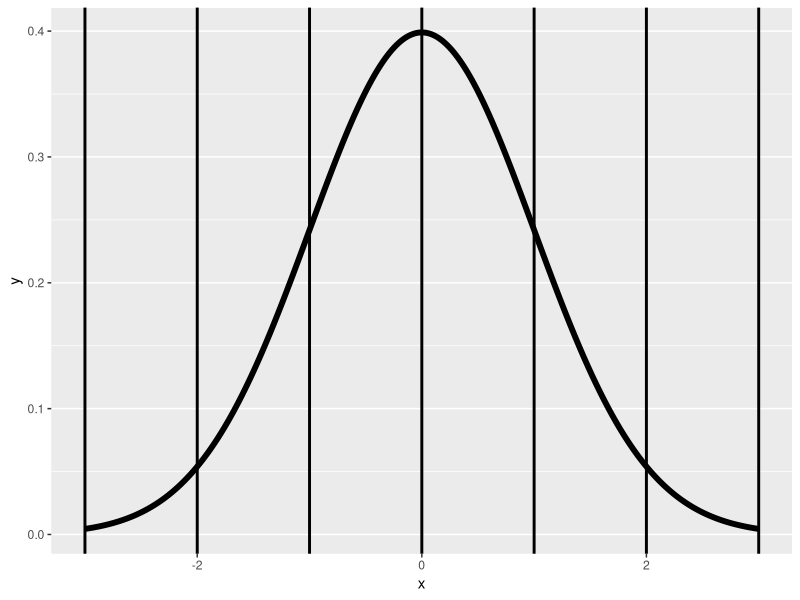

This chart was generated by the following R code:
x <- seq(-3, 3, length = 1000)
dat <- data.frame(x=x, y=dnorm(x))
library(ggplot2)
g <- ggplot(dat, 
              aes(x = x, y = y)) + geom_line(size = 2)
g <- g + geom_vline(xintercept = -3 : 3, size = 1)
g

